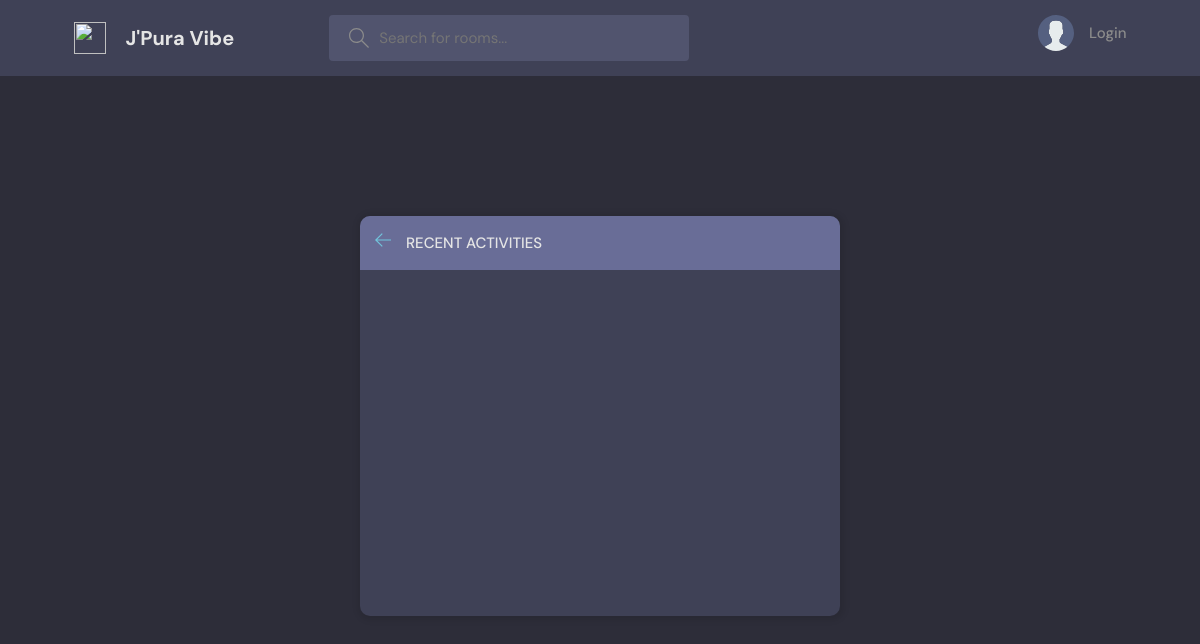
/activities/, run on an earlier commit of the app's database.
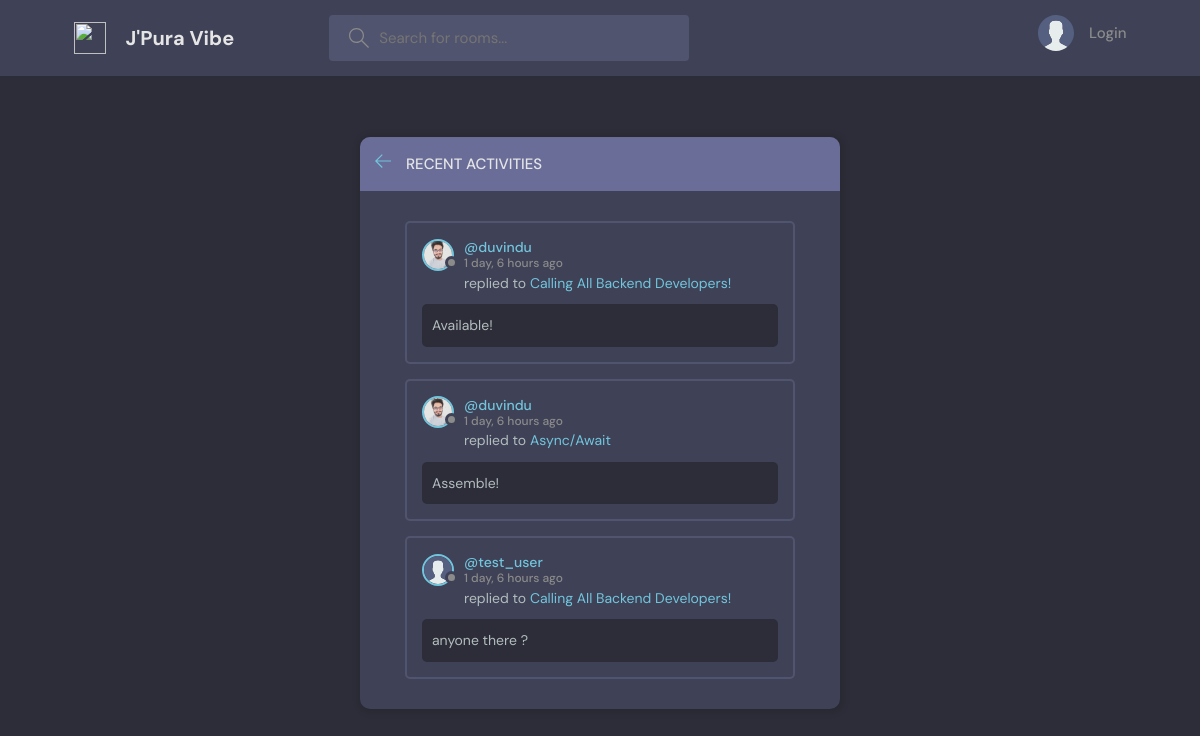
And on a later commit of the database.
### home/models.py (models this page shows, shortened)
class Message(models.Model):
    user = models.ForeignKey(User, on_delete=models.CASCADE)
    room = models.ForeignKey(Room, on_delete=models.CASCADE)
    body = models.TextField()
    created = models.DateTimeField(auto_now_add=True)
    class Meta:
        ordering = ['-created']

class Profile(models.Model):
    user = models.OneToOneField(User, on_delete=models.CASCADE)
    image = models.ImageField(upload_to='profile_pics/')

class Room(models.Model):
    host = models.ForeignKey(User, on_delete=models.CASCADE)
    topic = models.ForeignKey(Topic, on_delete=models.CASCADE)
    name = models.CharField(max_length=200)
    description = models.TextField(blank=True, null=True)
    participants = models.ManyToManyField(User, related_name='participants')
    created = models.DateTimeField(auto_now_add=True)
    class Meta:
        ordering = ['-created']

### home/views.py (the view)
# urls.py: path('activities/', activityView, name = 'activity-view'),
def activityView(request):
    activities = Message.objects.all()
    context = {'activities':activities}
    return render(request, 'home/activity.html', context)

### home/templates/home/activity.html
{% extends 'base.html' %}
{% load static %}
{% block content %}
    <main class="layout">
      <div class="container">
        <div class="layout__box">
          <div class="layout__boxHeader">
            <div class="layout__boxTitle">
              <a href="{% url 'home' %}">
                <svg version="1.1" xmlns="http://www.w3.org/2000/svg" width="32" height="32" viewBox="0 0 32 32">
                  <title>arrow-left</title>
                  <path
                    d="M13.723 2.286l-13.723 13.714 13.719 13.714 1.616-1.611-10.96-10.96h27.625v-2.286h-27.625l10.965-10.965-1.616-1.607z"
                  ></path>
                </svg>
              </a>
              <h3>Recent Activities</h3>
            </div>
          </div>
          <div class="activities-page layout__body">
            {% for activity in activities %}
              <div class="activities__box">
                <div class="activities__boxHeader roomListRoom__header">
                  <a href="{% url 'profile' activity.user.username %}" class="roomListRoom__author">
                        {% if request.user == activity.user %}
                         {% if activity.user.profile.image %}
                            <div class="avatar avatar--small active">
                                <img src="{{activity.user.profile.image.url}}" />
                            </div>
                         {% else %}
                            <div class="avatar avatar--small active">
                                <img src="{% static 'images/avatar.svg' %}" />
                            </div>
                         {% endif %}
                        {% else %}
                         {% if activity.user.profile.image %}
                            <div class="avatar avatar--small">
                                <img src="{{activity.user.profile.image.url}}" />
                            </div>
                         {% else %}
                            <div class="avatar avatar--small">
                                <img src="{% static 'images/avatar.svg' %}" />
                            </div>
                         {% endif %}
                        {% endif %}
                    <p>
                      @{{activity.user.username}}
                      <span>{{activity.created|timesince}} ago</span>
                    </p>
                  </a>
                </div>
                <div class="activities__boxContent">
                  <p>replied to <a href="{% url 'room' activity.room.pk %}">{{activity.room.name}}</a></p>
                  <div class="activities__boxRoomContent">
                    {{activity.body}}
                  </div>
                </div>
              </div>
            {% endfor %}
          </div>
        </div>
      </div>
    </main>
{% endblock content %}

### templates/base.html (shortened to what this page needs)
{% load static %}
<!DOCTYPE html>
<html lang="en">
  <head>
    <link rel="stylesheet" href="{% static 'css/style.css' %}">
  </head>
  <body>
    {% include 'navbar.html' %}
    {% block content %}
    {% endblock content %}
  </body>
</html>

### templates/navbar.html (shortened to what this page needs)
    {% load static %}
    <header class="header header--loggedIn">
      <div class="container">
        <a href="{% url 'home' %}" class="header__logo">
          <img src="{% static 'images/logo.png' %}" />
          <h1>J'Pura Vibe</h1>
        </a>
        <form class="header__search" method="GET" action="{% url 'home' %}">
          <label>
            <input name="q" placeholder="Search for rooms..." />
          </label>
        </form>
        <nav class="header__menu">
          {% if request.user.is_authenticated %}
              <div class="header__user">
                <a href="{% url 'profile' request.user.username %}">
                 {% if request.user.profile.image %}
                  <div class="avatar avatar--medium active">
                    <img src="{{request.user.profile.image.url}}" />
                  </div>
                 {% else %}
                  <div class="avatar avatar--medium active">
                    <img src="{% static 'images/avatar.svg' %}" />
                  </div>
                 {% endif %}
                  <p>{{request.user.username}} <span>@{{request.user.username}}</span></p>
                </a>
                <button class="dropdown-button">
                  <svg version="1.1" xmlns="http://www.w3.org/2000/svg" width="32" height="32" viewBox="0 0 32 32">
                    <title>chevron-down</title>
                    <path d="M16 21l-13-13h-3l16 16 16-16h-3l-13 13z"></path>
                  </svg>
                </button>
              </div>
              <div class="dropdown-menu">
                <a href="{% url 'profile-update' request.user.username %}" class="dropdown-link"
                  ><svg version="1.1" xmlns="http://www.w3.org/2000/svg" width="32" height="32" viewBox="0 0 32 32">
                    <title>tools</title>
                    <path
                      d="M27.465 32c-1.211 0-2.35-0.471-3.207-1.328l-9.392-9.391c-2.369 0.898-4.898 0.951-7.355 0.15-3.274-1.074-5.869-3.67-6.943-6.942-0.879-2.682-0.734-5.45 0.419-8.004 0.135-0.299 0.408-0.512 0.731-0.572 0.32-0.051 0.654 0.045 0.887 0.277l5.394 5.395 3.586-3.586-5.394-5.395c-0.232-0.232-0.336-0.564-0.276-0.887s0.272-0.596 0.572-0.732c2.552-1.152 5.318-1.295 8.001-0.418 3.274 1.074 5.869 3.67 6.943 6.942 0.806 2.457 0.752 4.987-0.15 7.358l9.392 9.391c0.844 0.842 1.328 2.012 1.328 3.207-0 2.5-2.034 4.535-4.535 4.535zM15.101 19.102c0.26 0 0.516 0.102 0.707 0.293l9.864 9.863c0.479 0.479 1.116 0.742 1.793 0.742 1.398 0 2.535-1.137 2.535-2.535 0-0.668-0.27-1.322-0.742-1.793l-9.864-9.863c-0.294-0.295-0.376-0.74-0.204-1.119 0.943-2.090 1.061-4.357 0.341-6.555-0.863-2.631-3.034-4.801-5.665-5.666-1.713-0.561-3.468-0.609-5.145-0.164l4.986 4.988c0.391 0.391 0.391 1.023 0 1.414l-5 5c-0.188 0.188-0.441 0.293-0.707 0.293s-0.52-0.105-0.707-0.293l-4.987-4.988c-0.45 1.682-0.397 3.436 0.164 5.146 0.863 2.631 3.034 4.801 5.665 5.666 2.2 0.721 4.466 0.604 6.555-0.342 0.132-0.059 0.271-0.088 0.411-0.088z"
                    ></path>
                  </svg>
                  Settings</a>
                <a href="{% url 'logout' %}" class="dropdown-link">
                  <svg version="1.1" xmlns="http://www.w3.org/2000/svg" width="32" height="32" viewBox="0 0 32 32">
                    <title>sign-out</title>
                    <path
                      d="M3 0h22c0.553 0 1 0 1 0.553l-0 3.447h-2v-2h-20v28h20v-2h2l0 3.447c0 0.553-0.447 0.553-1 0.553h-22c-0.553 0-1-0.447-1-1v-30c0-0.553 0.447-1 1-1z"
                    ></path>
                    <path
                      d="M21.879 21.293l1.414 1.414 6.707-6.707-6.707-6.707-1.414 1.414 4.293 4.293h-14.172v2h14.172l-4.293 4.293z"
                    ></path>
                  </svg>
                  Logout</a>
              </div>
          {% else %}
          <a href="{% url 'login' %}">
            <img src="{% static 'images/avatar.svg' %}" />
            <p>Login</p>
          </a>
          {% endif %}
        </nav>
      </div>
    </header>

### static/css/style.css (style rules this page uses)
:root { --color-main: #71c6dd; --color-main-light: #e1f6fb; --color-dark: #3f4156; --color-dark-medium: #51546e; --color-dark-light: #696d97; --color-light: #e5e5e5; --color-gray: #8b8b8b; --color-light-gray: #b2bdbd; --color-bg: #2d2d39; --color-success: #5dd693; --color-error: #fc4b0b; }
* { font-family: "DM Sans", -apple-system, BlinkMacSystemFont, "Segoe UI", Roboto, Oxygen, Ubuntu, Cantarell, "Open Sans", "Helvetica Neue", sans-serif; margin: 0; padding: 0; box-sizing: border-box; text-rendering: optimizeLegibility; font-size: inherit; }
html { font-size: 56.25%; }
@media only screen and (min-width: 1200px) { html { font-size: 62.5%; } }
body { line-height: 1.6; font-weight: 400; font-size: 1.5rem; color: var(--color-light-gray); background-color: var(--color-bg); min-height: 100vh; }
img { width: 100%; }
a { display: inline-block; color: var(--color-main); text-decoration: none; }
.container { max-width: 120rem; width: 90%; margin: auto; }
.avatar { position: relative; display: inline-block; border-radius: 50%; border: 2px solid var(--color-main); }
.avatar img { display: block; border-radius: 50%; object-fit: cover; object-position: center; }
.avatar::after { content: ""; display: block; position: absolute; background-color: var(--color-gray); z-index: 111; border-radius: 50%; border: 0.3rem solid var(--color-dark); }
.avatar.avatar--small img { width: 2.8rem; height: 2.8rem; }
.avatar.avatar--small:after { width: 0.7rem; height: 0.7rem; bottom: 0px; right: -6px; }
.header { padding: 1.5rem; background-color: var(--color-dark); }
.header > .container { display: flex; gap: 9.5rem; }
.header__logo, .header__user { display: flex; gap: 2rem; align-items: center; }
.header__logo > img { height: 3.2rem; width: 3.2rem; }
.header__logo > h1 { font-weight: 700; font-size: 2rem; color: var(--color-light); }
.header__search > label { background-color: var(--color-dark-medium); padding: 1.3rem 1rem; display: flex; align-items: center; gap: 1rem; border-radius: 4px; }
.header__search svg { fill: var(--color-gray); width: 2rem; height: 2rem; margin-left: 1rem; }
.header__search input { width: 30rem; background: transparent; border: none; outline: none; color: var(--color-light); }
.header__menu { margin-left: auto; position: relative; }
.header__menu a { display: flex; gap: 1.5rem; align-items: center; font-weight: 500; text-decoration: none; color: var(--color-gray); }
.header__menu img { height: 3.6rem; }
.header__menu p { line-height: 1.2; }
.layout { margin-top: 2.4rem; }
.layout > .container { display: flex; justify-content: space-between; align-items: flex-start; }
.layout__box { width: 90%; max-width: 48rem; min-height: 40rem; position: absolute; top: 50%; left: 50%; transform: translate(-50%, -46%); background-color: var(--color-dark); border-radius: 1rem; box-shadow: 1px 1px 6px 3px rgba(0, 0, 0, 0.1); overflow: hidden; }
.layout__boxHeader { display: flex; padding: 1.5rem; background-color: var(--color-dark-light); }
.layout__boxTitle { display: flex; gap: 1.5rem; align-items: center; }
.layout__boxTitle h3 { text-transform: uppercase; font-weight: 500; color: var(--color-light); }
.layout__boxTitle svg { width: 1.6rem; height: 1.6rem; fill: var(--color-main); }
.layout__body { margin: 3rem; }
.roomListRoom__header { display: flex; justify-content: space-between; align-items: center; }
.roomListRoom__author { font-weight: 500; display: flex; align-items: center; gap: 1rem; }
.activities__box { margin: 1.5rem; padding: 1.5rem; border: 2px solid var(--color-dark-medium); border-radius: 5px; }
.activities__boxHeader p { font-size: 1.4rem; line-height: 1.3; }
.activities__boxHeader p span { color: var(--color-gray); font-size: 1.2rem; display: block; }
.activities__boxContent { margin-left: 4.2rem; }
.activities__boxContent { font-size: 1.4rem; }
.activities__boxRoomContent { background: var(--color-bg); padding: 1rem; border-radius: 5px; margin-top: 1rem; margin-left: -4.2rem; }

What changed in the data, as far as the page shows it:
added Message: user.profile.image (picture), user.username "duvindu", created "1 day, 6 hours", room.name "Calling All Backend Developers!", body "Available!"
added Message: user.profile.image (picture), user.username "duvindu", created "1 day, 6 hours", room.name "Async/Await", body "Assemble!"
added Message: user.username "test_user", created "1 day, 6 hours", room.name "Calling All Backend Developers!", body "anyone there ?"
